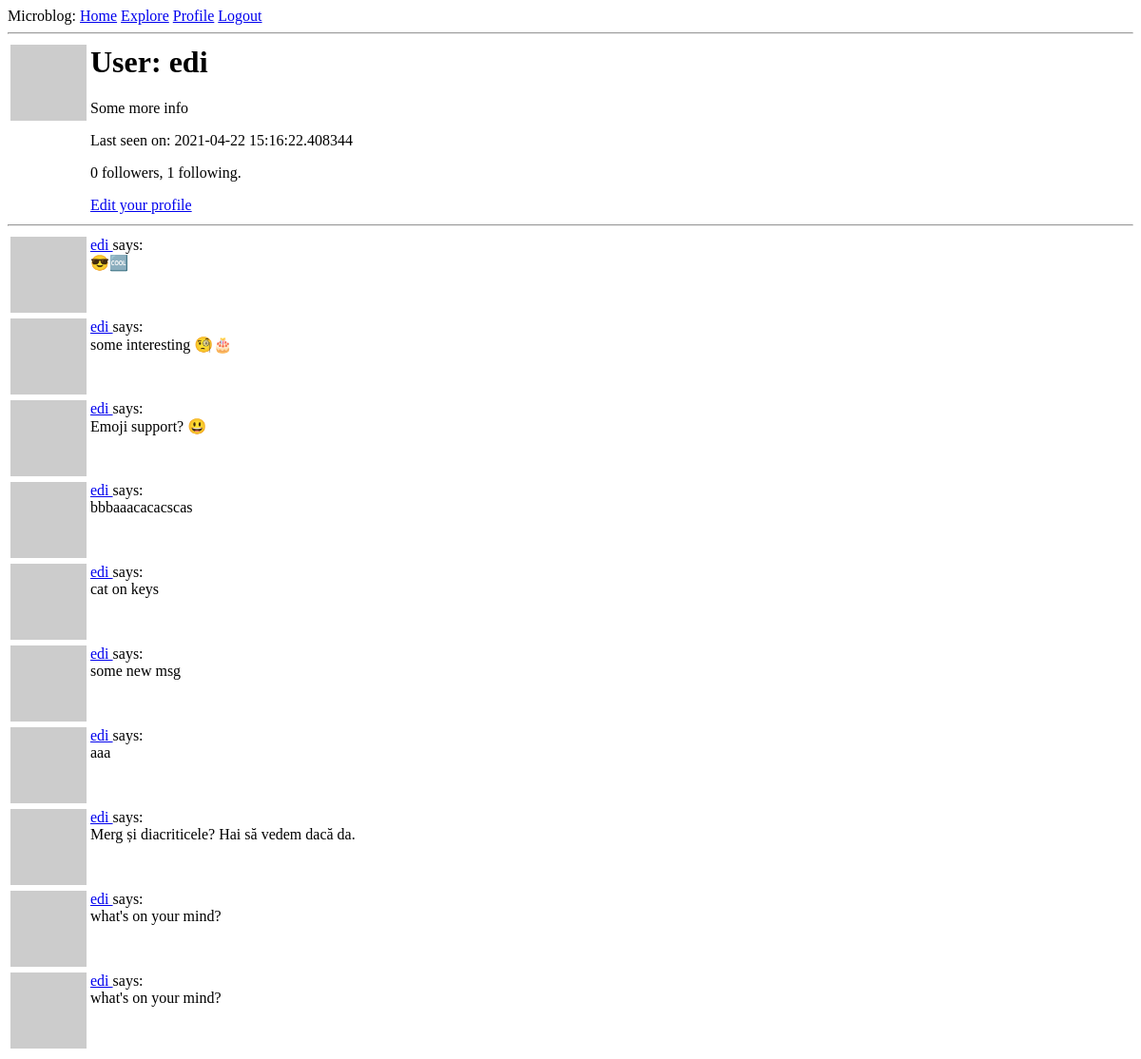
/user/edi (signed in), run on an earlier commit of the app's database.
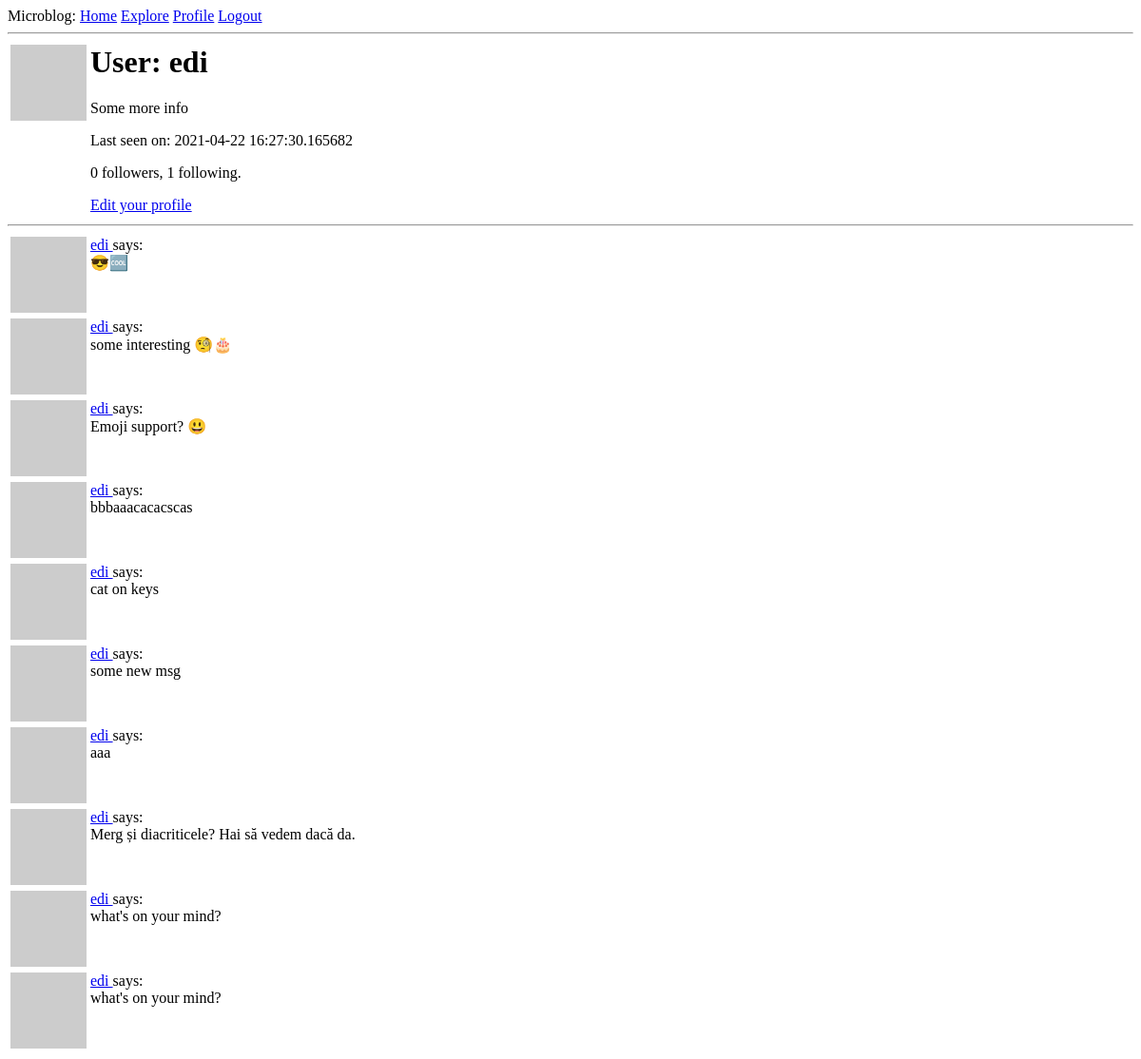
And on a later commit of the database.
### app/models.py (models this page shows, shortened)
class User(UserMixin, db.Model):
    id = db.Column(db.Integer, primary_key=True)
    username = db.Column(db.String(64), index=True, unique=True)
    email = db.Column(db.String(120), index=True, unique=True)
    password_hash = db.Column(db.String(128))
    """
    user.posts will retrieve all the Posts made by this User
    post.author will retrieve the User that made the Post
    """
    posts = db.relationship("Post", backref="author", lazy="dynamic")
    about_me = db.Column(db.String(140))
    last_seen = db.Column(db.DateTime, default = datetime.utcnow)
    """
    Define many-to-many relationship between User instances.
    user1 = user2 has the meaning of: user1 is following user2
        * secondary = sets association table defined above
        * primaryjoin = links follower with association table
        * secondaryjoin = links followed with association table
    """
    followed = db.relationship(
        "User", secondary = followers,
        primaryjoin=(followers.c.follower_id == id),
        secondaryjoin=(followers.c.followed_id == id),
        backref=db.backref("followers", lazy = "dynamic"), lazy = "dynamic")
    def avatar(self, size):
        digest = md5(self.email.lower().encode("utf-8")).hexdigest()
        return "https://www.gravatar.com/avatar/{}?d=identicon&s={}".format(digest, size)

class Post(db.Model):
    id = db.Column(db.Integer, primary_key=True)
    body = db.Column(db.String(140))
    timestamp = db.Column(db.DateTime, index=True, default=datetime.utcnow)
    user_id = db.Column(db.Integer, db.ForeignKey("user.id"))

### app/routes.py (the view)
@app.route("/user/<username>")
@login_required
def user(username):
    form = EmptyFollowForm()
    user = User.query.filter_by(username = username).first_or_404()
    page = request.args.get(key = 'page', default = 1, type = int)
    ret_404_on_empty_range = False
    posts = user.posts.order_by(Post.timestamp.desc())\
                .paginate(page, app.config['POSTS_PER_PAGE'], ret_404_on_empty_range)
    next_url = url_for("user", username = username, page = posts.next_num)\
            if posts.has_next else None
    prev_url = url_for("user", username = username, page = posts.prev_num)\
            if posts.has_prev else None
    return render_template("user.html", user = user, form = form,
            posts = posts.items, next_url = next_url, prev_url = prev_url)

### app/models.py (called while the page is built)
@login.user_loader
def load_user(id):
    return User.query.get(int(id))

### app/routes.py (called while the page is built)
@app.before_request
def before_request():
    if current_user.is_authenticated:
        current_user.last_seen = datetime.utcnow()
        db.session.commit()

### app/templates/user.html (shortened to what this page needs)
{% extends "base.html" %}
{% block content %}
    <table>
        <tr valign="top">
            <td><img src="{{ user.avatar(128) }}"</td>
            <td>
                <h1>User: {{ user.username }}</h1>
                {% if user.about_me %}
                    <p>{{ user.about_me }}</p>
                {% endif %}
                {% if user.last_seen %}
                    <p>Last seen on: {{ user.last_seen }}</p>
                {% endif %}
                <p>{{ user.followers.count() }} followers, {{ user.followed.count() }} following.</p>
                {% if user == current_user %}
                    <p><a href="{{ url_for('edit_profile') }}">Edit your profile</a></p>
                {% endif %}
            </td>
        </tr>
    </table>
    <hr>
    {% include "paginated_posts.html" %}
{% endblock %}

### app/templates/base.html (shortened to what this page needs)
<html>
    <head>
    </head>
    <body>
        <div>Microblog:
            <a href={{ url_for("index") }}>Home</a>
            <a href={{ url_for("explore") }}>Explore</a>
            {% if current_user.is_anonymous %}
            <a href={{ url_for("login") }}>Login</a>
            {% else %}
            <a href="{{ url_for('user', username=current_user.username) }}">Profile</a>
            <a href={{ url_for("logout") }}>Logout</a>
            {% endif %}
        </div>
        <hr>
        {% block content %}{% endblock %}
    </body>
</html>

### app/templates/paginated_posts.html (shortened to what this page needs)
{% for post in posts %}
    {% include "sub_post.html" %}
{% endfor %}

### app/templates/sub_post.html
<table>
    <tr valign="top">
        <td>
            <a href={{url_for("user", username = post.author.username)}}>
                <img src="{{ post.author.avatar(32) }}" />
            </a>
        </td>
        <td>
            <a href={{url_for("user", username = post.author.username)}}>
                {{ post.author.username }}
            </a>
            says:<br>{{ post.body }}
        </td>
    </tr>
</table>

What changed in the data, as far as the page shows it:
changed User "edi": last_seen "2021-04-22 15:16:22.408344" → "2021-04-22 16:27:30.165682"
